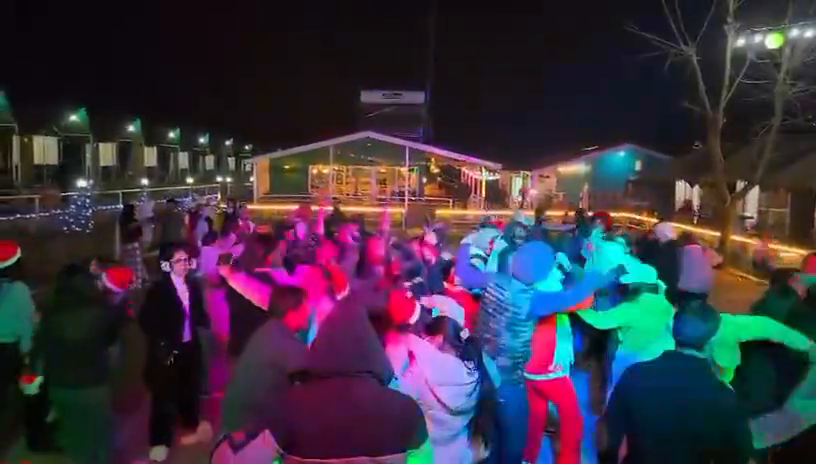
#> input picture frame 15 of dist/assets/stranger-dj-crowd.mp4, 816 x 464 px, given in place of WhatsApp Video 2026-11-15 at 12.23.29 PM.mp4, which was not available
$ python analyze-dj-videos.py
#> lines starting #> are read from the running program, lines starting #| are printed output that depends on the picture
import cv2
import json
from pathlib import Path

vids = [
    Path(r"C:\Users\AnkitKhandelwal\Desktop\jaip\video\WhatsApp Video 2026-11-15 at 12.23.29 PM.mp4"),
    Path(r"C:\Users\AnkitKhandelwal\Desktop\jaip\video\WhatsApp Video 2026-11-15 at 12.23.31 PM.mp4"),
    Path(r"C:\Users\AnkitKhandelwal\Desktop\jaip\roam-and-beyond\manali_images\WhatsApp Video 2026-11-14 at 2.12.23 PM.mp4"),
]
out = Path(r"C:\Users\AnkitKhandelwal\Desktop\jaip\roam-and-beyond\.tmp-video-analysis")
out.mkdir(parents=True, exist_ok=True)
report = []

for v in vids:
    cap = cv2.VideoCapture(str(v))
    if not cap.isOpened():
        report.append({"file": v.name, "error": "cannot open"})
        continue
    w = int(cap.get(cv2.CAP_PROP_FRAME_WIDTH))
    h = int(cap.get(cv2.CAP_PROP_FRAME_HEIGHT))
    fps = cap.get(cv2.CAP_PROP_FPS) or 30.0
    n = int(cap.get(cv2.CAP_PROP_FRAME_COUNT) or 0)
    dur = n / fps if fps else 0.0

    samples = [0.1, 0.25, 0.4, 0.55, 0.7, 0.85]
    frame_paths = []
    for i, t in enumerate(samples):
        fno = min(max(int(t * n), 0), max(n - 1, 0))
        cap.set(cv2.CAP_PROP_POS_FRAMES, fno)
        ok, frame = cap.read()
        if not ok:
            continue
        gray = cv2.cvtColor(frame, cv2.COLOR_BGR2GRAY)
        bright = float(gray.mean())
        sat = float(cv2.cvtColor(frame, cv2.COLOR_BGR2HSV)[:, :, 1].mean())
        safe = "".join(ch if ch.isalnum() or ch in "-_" else "_" for ch in v.stem)[:48]
        p = out / f"{safe}_{i}_{int(t * 100)}.jpg"
        scale = 720 / max(h, 1)
        preview = cv2.resize(frame, (int(w * scale), int(h * scale))) if scale < 1 else frame
        cv2.imwrite(str(p), preview, [int(cv2.IMWRITE_JPEG_QUALITY), 85])
        frame_paths.append(
            {
                "t": round(t * dur, 2),
                "path": str(p),
                "bright": round(bright, 1),
                "sat": round(sat, 1),
            }
        )
#> this loop made 6 passes
#> (bright, sat) on passes 1 to 6: (54.28, 133.7), (43.13, 157), (58.37, 119.8), (56.19, 130.8), (49.46, 122.3), (18.74, 193.8)
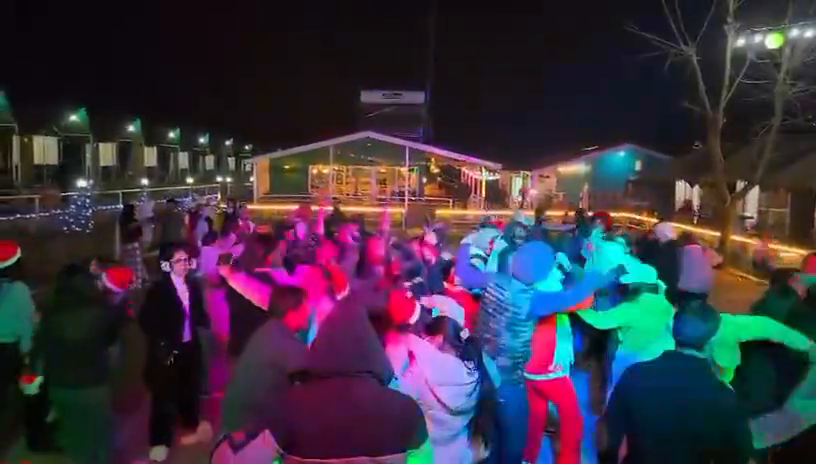
#> input picture frame 15 of dist/assets/stranger-dj-crowd.mp4, 816 x 464 px, given in place of WhatsApp Video 2026-11-15 at 12.23.29 PM.mp4, which was not available
#> pass 1, `gray = cv2.cvtColor(frame, cv2.COLOR_BGR2GRAY)`:
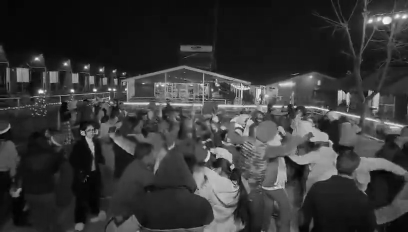
#> gray: shape (464, 816) (shown at 1/2 size); min 0, max 255, mean 54.3
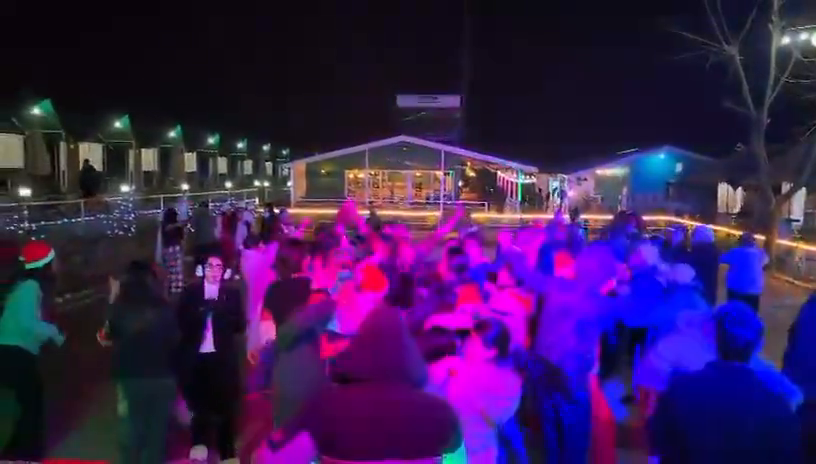
#> input picture frame 37 of dist/assets/stranger-dj-crowd.mp4, 816 x 464 px, given in place of WhatsApp Video 2026-11-15 at 12.23.29 PM.mp4, which was not available
#> after the loop:
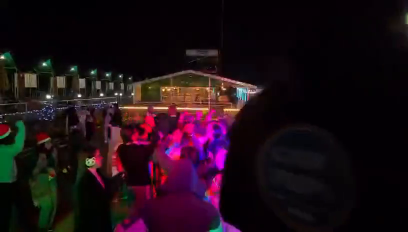
#> frame: shape (464, 816, 3) (shown at 1/2 size); mean B, G, R 20.5, 13.2, 29.1
#> after the loop, frame_paths = 6 items

    step = max(int(fps * 0.5), 1)
    motion = []
    prev = None
    for fno in range(0, n, step):
        cap.set(cv2.CAP_PROP_POS_FRAMES, fno)
        ok, frame = cap.read()
        if not ok:
            break
        small = cv2.resize(frame, (160, 90))
        g = cv2.cvtColor(small, cv2.COLOR_BGR2GRAY)
        if prev is not None:
            diff = cv2.absdiff(g, prev)
            motion.append({"t": round(fno / fps, 2), "energy": float(diff.mean())})
        prev = g
#> this loop made 10 passes
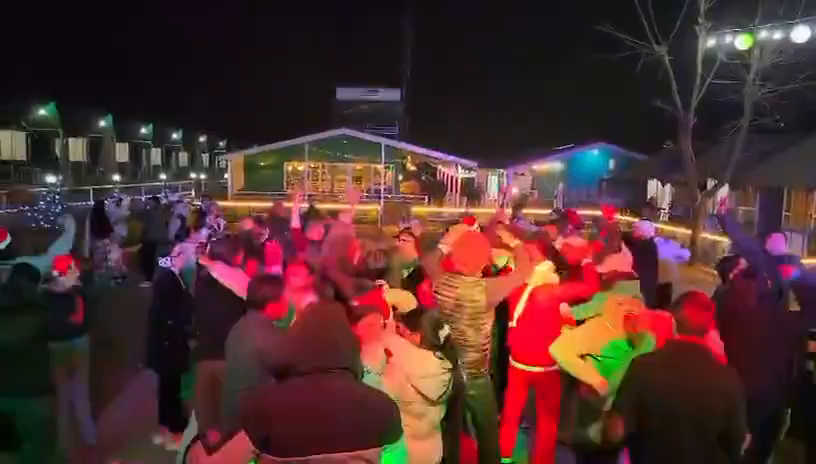
#> input picture frame 0 of dist/assets/stranger-dj-crowd.mp4, 816 x 464 px, given in place of WhatsApp Video 2026-11-15 at 12.23.29 PM.mp4, which was not available
#> after the loop:
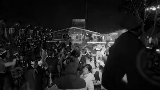
#> diff: shape (90, 160); min 0, max 241, mean 31.8
#> after the loop:
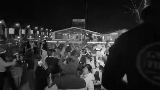
#> g: shape (90, 160); min 2, max 243, mean 41
#> after the loop:
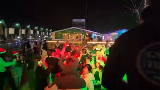
#> small: shape (90, 160, 3); mean B, G, R 27.4, 39, 50.2
#> after the loop, motion = 9 items
    cap.release()

    best = []
    win = 5.0
    if motion:
        scored = []
        for m in motion:
            t0 = m["t"]
            t1 = t0 + win
            if t1 > dur + 0.2:
                continue
            chunk = [x for x in motion if t0 <= x["t"] < t1]
            if not chunk:
                continue
            score = sum(x["energy"] for x in chunk) / len(chunk)
            scored.append({"start": t0, "score": round(score, 3)})
#> this loop made 9 passes
#> (m, t0, t1) on passes 1 to 8: ({'t': 0.5, 'energy': 25.97}, 0.5, 5.5), ({'t': 1, 'energy': 25.45}, 1, 6), ({'t': 1.5, 'energy': 27.51}, 1.5, 6.5), ({'t': 2, 'energy': 29.79}, 2, 7), ({'t': 2.5, 'energy': 22.09}, 2.5, 7.5), ({'t': 3, 'energy': 25.62}, 3, 8), ({'t': 3.5, 'energy': 29.82}, 3.5, 8.5), ({'t': 4, 'energy': 46.94}, 4, 9)
#> after the loop, scored = []
        scored.sort(key=lambda x: x["score"], reverse=True)
        picked = []
        for b in scored:
            if all(abs(b["start"] - p["start"]) >= 3 for p in picked):
                picked.append(b)
            if len(picked) >= 3:
                break
#> this loop made 0 passes
#> after the loop, picked = []
        best = picked
#> best = []

    report.append(
        {
            "file": str(v),
            "name": v.name,
            "width": w,
            "height": h,
            "fps": round(fps, 2),
            "frames": n,
            "duration_s": round(dur, 2),
#> (the run stopped early here; a loop or call above may not have finished)

$ run again, starting later in the video
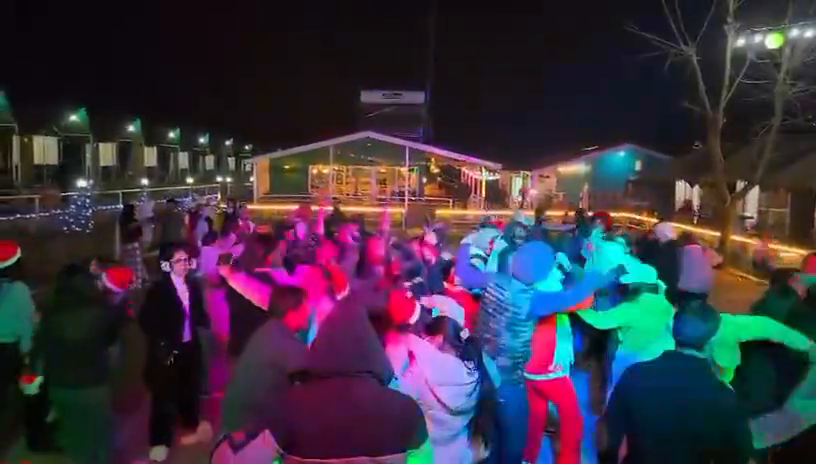
#> input picture frame 15 of dist/assets/stranger-dj-crowd.mp4, 816 x 464 px, given in place of WhatsApp Video 2026-11-15 at 12.23.29 PM.mp4, which was not available
#> the loop `for i, t in enumerate(samples):` made 6 passes
#> (bright, sat) on passes 1 to 6: (54.28, 133.7), (43.13, 157), (58.37, 119.8), (56.19, 130.8), (49.46, 122.3), (18.74, 193.8)
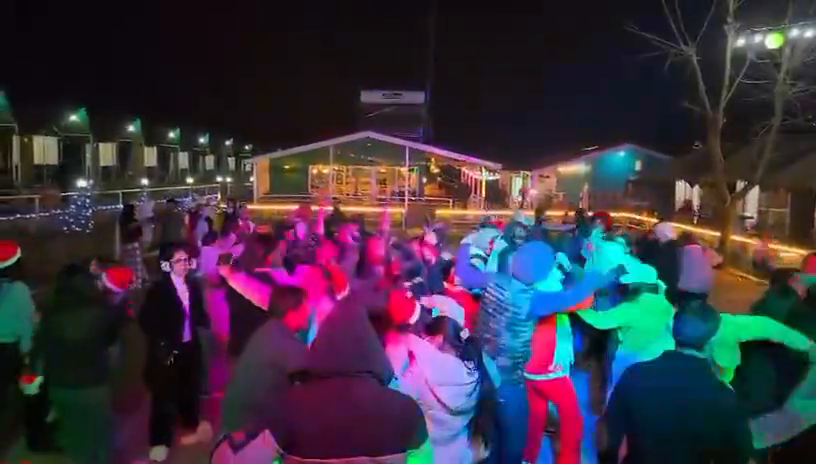
#> input picture frame 15 of dist/assets/stranger-dj-crowd.mp4, 816 x 464 px, given in place of WhatsApp Video 2026-11-15 at 12.23.29 PM.mp4, which was not available
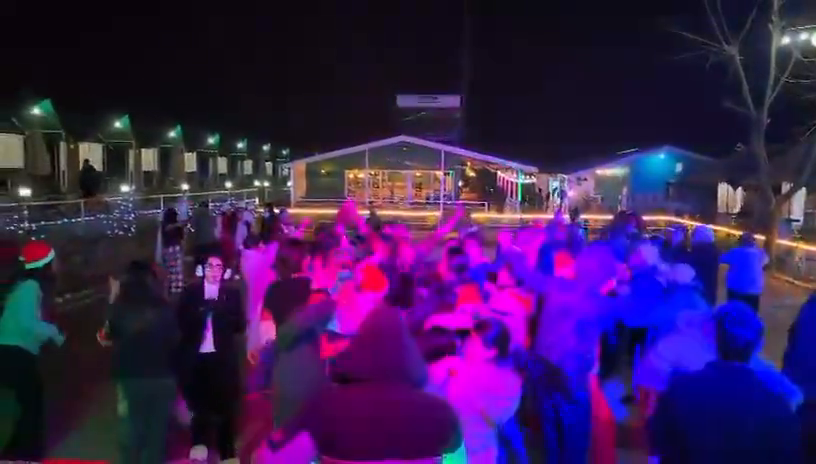
#> input picture frame 37 of dist/assets/stranger-dj-crowd.mp4, 816 x 464 px, given in place of WhatsApp Video 2026-11-15 at 12.23.29 PM.mp4, which was not available
#> after the loop `for i, t in enumerate(samples):`: frame_paths = 6 items
#> the loop `for fno in range(0, n, step):` made 10 passes
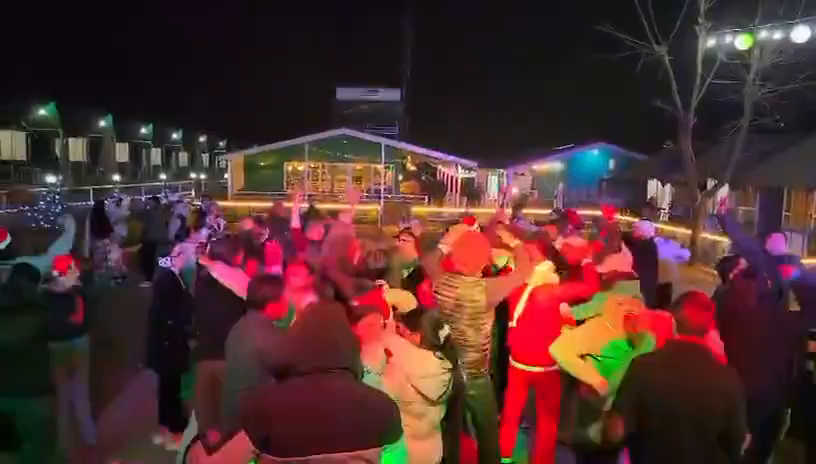
#> input picture frame 0 of dist/assets/stranger-dj-crowd.mp4, 816 x 464 px, given in place of WhatsApp Video 2026-11-15 at 12.23.29 PM.mp4, which was not available
#> after the loop `for fno in range(0, n, step):`: motion = 9 items
#> the loop `for m in motion:` made 9 passes
#> (m, t0, t1) on passes 1 to 8: ({'t': 0.5, 'energy': 25.97}, 0.5, 5.5), ({'t': 1, 'energy': 25.45}, 1, 6), ({'t': 1.5, 'energy': 27.51}, 1.5, 6.5), ({'t': 2, 'energy': 29.79}, 2, 7), ({'t': 2.5, 'energy': 22.09}, 2.5, 7.5), ({'t': 3, 'energy': 25.62}, 3, 8), ({'t': 3.5, 'energy': 29.82}, 3.5, 8.5), ({'t': 4, 'energy': 46.94}, 4, 9)
#> after the loop `for m in motion:`: scored = []
